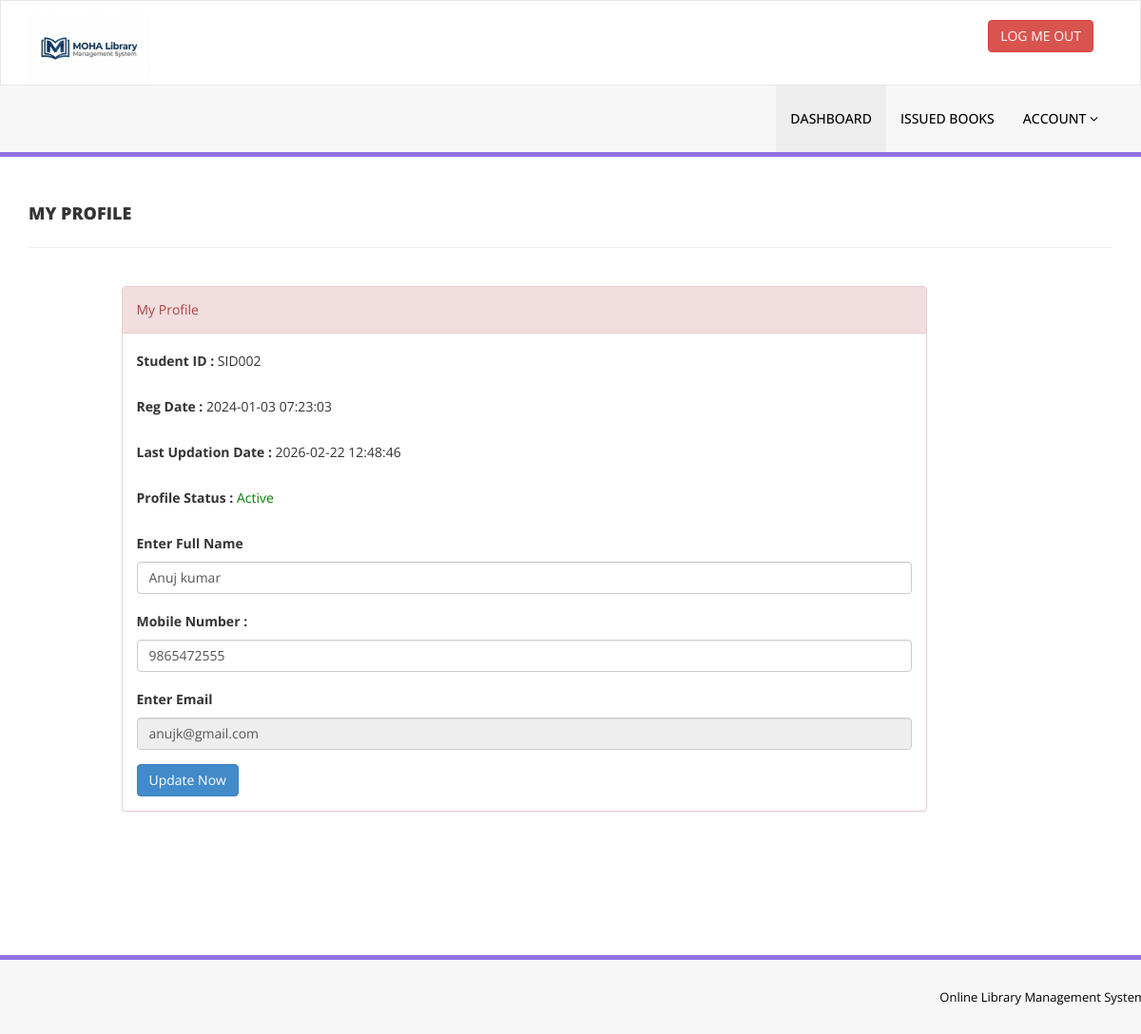
The app's page /my-profile.php (signed in), older data.
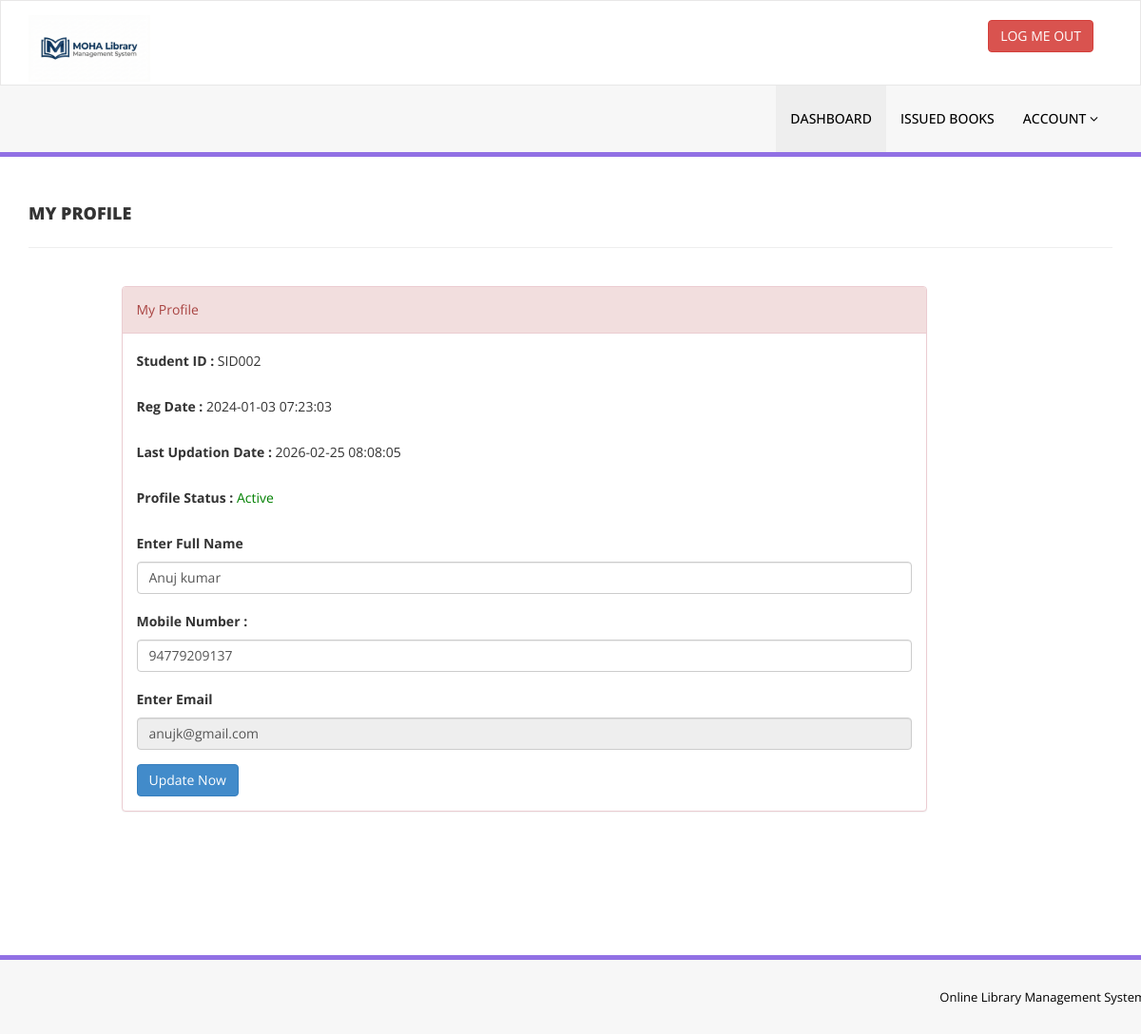
The same page, newer data.
### tables this page shows
CREATE TABLE `tblstudents` (
  `id` int(11) NOT NULL,
  `StudentId` varchar(100) DEFAULT NULL,
  `FullName` varchar(120) DEFAULT NULL,
  `EmailId` varchar(120) DEFAULT NULL,
  `MobileNumber` char(11) DEFAULT NULL,
  `Password` varchar(120) DEFAULT NULL,
  `Status` int(1) DEFAULT NULL,
  `approval` int(1) DEFAULT NULL,
  `RegDate` timestamp NULL DEFAULT current_timestamp(),
  `UpdationDate` timestamp NULL DEFAULT NULL ON UPDATE current_timestamp()
);

### my-profile.php (the view, shortened to what this page needs)
<?php
include('includes/config.php');
if(strlen($_SESSION['login'])==0)
    {
header('location:index.php');
}
else{
?>
<!DOCTYPE html>
<html xmlns="http://www.w3.org/1999/xhtml">
<head>
    <link href="assets/css/bootstrap.css" rel="stylesheet" />
    <link href="assets/css/font-awesome.css" rel="stylesheet" />
    <link href="assets/css/style.css" rel="stylesheet" />
</head>
<body>
<?php include('includes/header.php');?>
    <div class="content-wrapper">
         <div class="container">
        <div class="row pad-botm">
            <div class="col-md-12">
                <h4 class="header-line">My Profile</h4>
                            </div>
        </div>
             <div class="row">
<div class="col-md-9 col-md-offset-1">
               <div class="panel panel-danger">
                        <div class="panel-heading">
                           My Profile
                        </div>
                        <div class="panel-body">
                            <form name="signup" method="post">
<?php
$sid=$_SESSION['stdid'];
$sql="SELECT StudentId,FullName,EmailId,MobileNumber,RegDate,UpdationDate,Status from  tblstudents  where StudentId=:sid ";
$query = $dbh -> prepare($sql);
$query-> bindParam(':sid', $sid, PDO::PARAM_STR);
$query->execute();
$results=$query->fetchAll(PDO::FETCH_OBJ);
if($query->rowCount() > 0)
{
foreach($results as $result)
{               ?>
<div class="form-group">
<label>Student ID : </label>
<?php echo htmlentities($result->StudentId);?>
</div>
<div class="form-group">
<label>Reg Date : </label>
<?php echo htmlentities($result->RegDate);?>
</div>
<?php if($result->UpdationDate!=""){?>
<div class="form-group">
<label>Last Updation Date : </label>
<?php echo htmlentities($result->UpdationDate);?>
</div>
<?php } ?>
<div class="form-group">
<label>Profile Status : </label>
<?php if($result->Status==1){?>
<span style="color: green">Active</span>
<?php } else { ?>
<span style="color: red">Blocked</span>
<?php }?>
</div>
<div class="form-group">
<label>Enter Full Name</label>
<input class="form-control" type="text" name="fullanme" value="<?php echo htmlentities($result->FullName);?>" autocomplete="off" required />
</div>
<div class="form-group">
<label>Mobile Number :</label>
<input class="form-control" type="text" name="mobileno" maxlength="10" value="<?php echo htmlentities($result->MobileNumber);?>" autocomplete="off" required />
</div>
<div class="form-group">
<label>Enter Email</label>
<input class="form-control" type="email" name="email" id="emailid" value="<?php echo htmlentities($result->EmailId);?>"  autocomplete="off" required readonly />
</div>
<?php }} ?>
<button type="submit" name="update" class="btn btn-primary" id="submit">Update Now </button>
                                    </form>
                            </div>
                        </div>
                            </div>
        </div>
    </div>
    </div>
    <?php include('includes/footer.php');?>
</body>
</html>
<?php } ?>

Row changes from the older to the newer data that the page shows:
changed tblstudents "SID002": UpdationDate "2026-02-22 12:48:46" → "2026-02-25 08:08:05"; mobileno "9865472555" → "94779209137"
